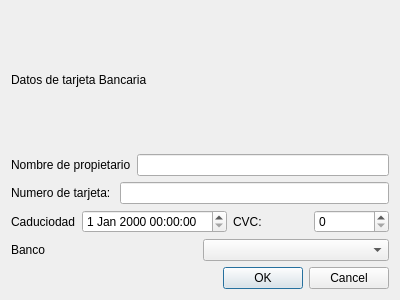
<?xml version="1.0" encoding="UTF-8"?>
<ui version="4.0">
 <class>Forma_Pago</class>
 <widget class="QDialog" name="Forma_Pago">
  <property name="geometry">
   <rect>
    <x>0</x>
    <y>0</y>
    <width>400</width>
    <height>300</height>
   </rect>
  </property>
  <property name="windowTitle">
   <string>Dialog</string>
  </property>
  <layout class="QVBoxLayout" name="verticalLayout">
   <item>
    <widget class="QLabel" name="label_2">
     <property name="text">
      <string>Datos de tarjeta Bancaria</string>
     </property>
    </widget>
   </item>
   <item>
    <layout class="QHBoxLayout" name="horizontalLayout_2">
     <item>
      <widget class="QLabel" name="label">
       <property name="text">
        <string>Nombre de propietario</string>
       </property>
      </widget>
     </item>
     <item>
      <widget class="QLineEdit" name="Nombre_Propietario_lineEdit"/>
     </item>
    </layout>
   </item>
   <item>
    <layout class="QHBoxLayout" name="horizontalLayout_3">
     <item>
      <widget class="QLabel" name="label_3">
       <property name="text">
        <string>Numero de tarjeta: </string>
       </property>
      </widget>
     </item>
     <item>
      <widget class="QLineEdit" name="Numero_Tarjeta_lineEdit"/>
     </item>
    </layout>
   </item>
   <item>
    <layout class="QHBoxLayout" name="horizontalLayout_7">
     <item>
      <layout class="QHBoxLayout" name="horizontalLayout_5">
       <item>
        <widget class="QLabel" name="label_4">
         <property name="text">
          <string>Caduciodad</string>
         </property>
        </widget>
       </item>
       <item>
        <widget class="QDateTimeEdit" name="Caducidad_dateTimeEdit"/>
       </item>
      </layout>
     </item>
     <item>
      <layout class="QHBoxLayout" name="horizontalLayout_6">
       <item>
        <widget class="QLabel" name="label_5">
         <property name="text">
          <string>CVC: </string>
         </property>
        </widget>
       </item>
       <item>
        <widget class="QSpinBox" name="spinBox"/>
       </item>
      </layout>
     </item>
    </layout>
   </item>
   <item>
    <layout class="QHBoxLayout" name="horizontalLayout_4">
     <item>
      <widget class="QLabel" name="label_6">
       <property name="text">
        <string>Banco</string>
       </property>
      </widget>
     </item>
     <item>
      <widget class="QComboBox" name="Banco_comboBox"/>
     </item>
    </layout>
   </item>
   <item>
    <layout class="QHBoxLayout" name="horizontalLayout">
     <item>
      <spacer name="horizontalSpacer">
       <property name="orientation">
        <enum>Qt::Horizontal</enum>
       </property>
       <property name="sizeHint" stdset="0">
        <size>
         <width>40</width>
         <height>20</height>
        </size>
       </property>
      </spacer>
     </item>
     <item>
      <widget class="QDialogButtonBox" name="Entrar_Pago_buttonBox">
       <property name="standardButtons">
        <set>QDialogButtonBox::Cancel|QDialogButtonBox::Ok</set>
       </property>
      </widget>
     </item>
    </layout>
   </item>
  </layout>
 </widget>
 <resources/>
 <connections/>
</ui>
